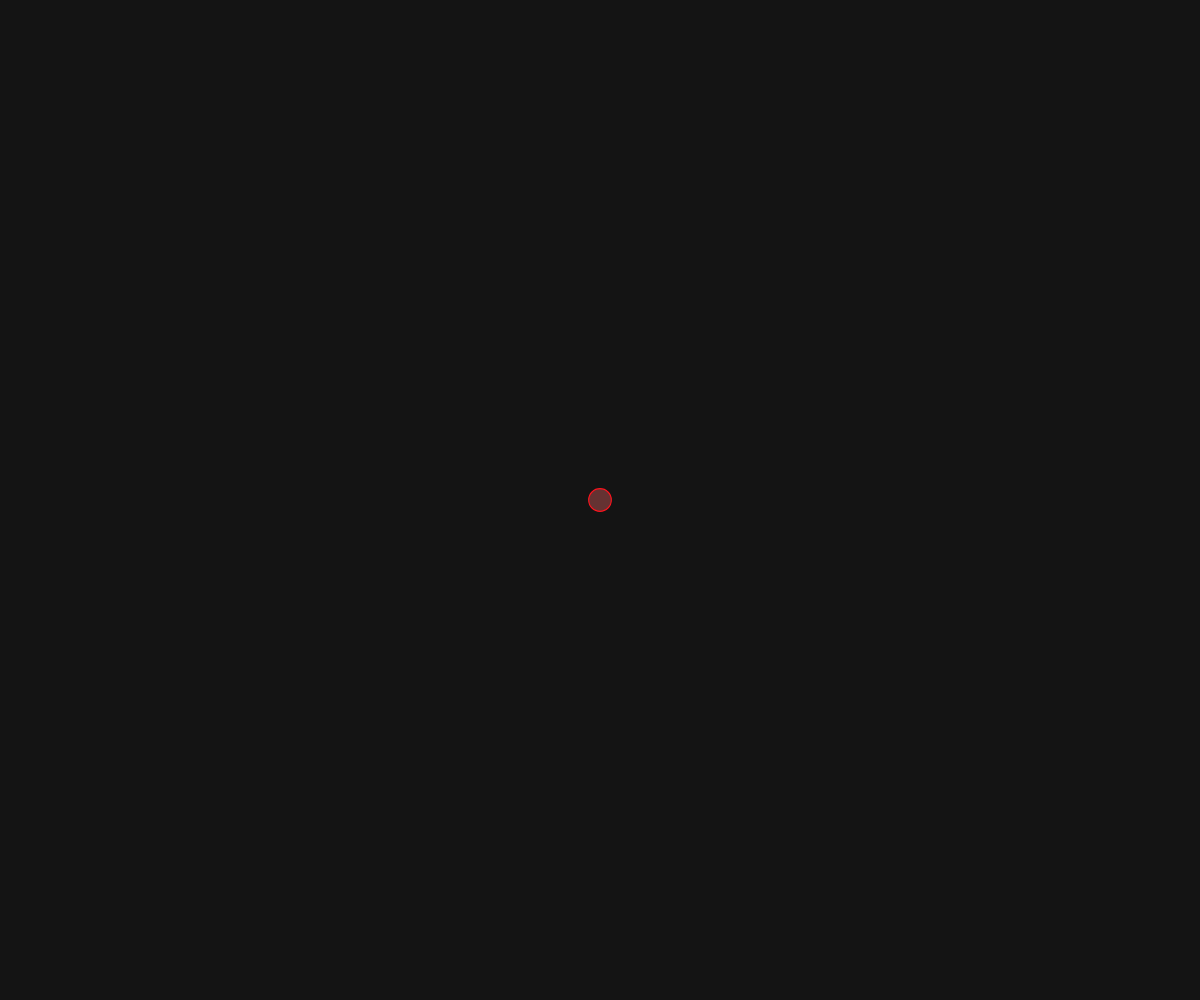
Frame 1 (no input)
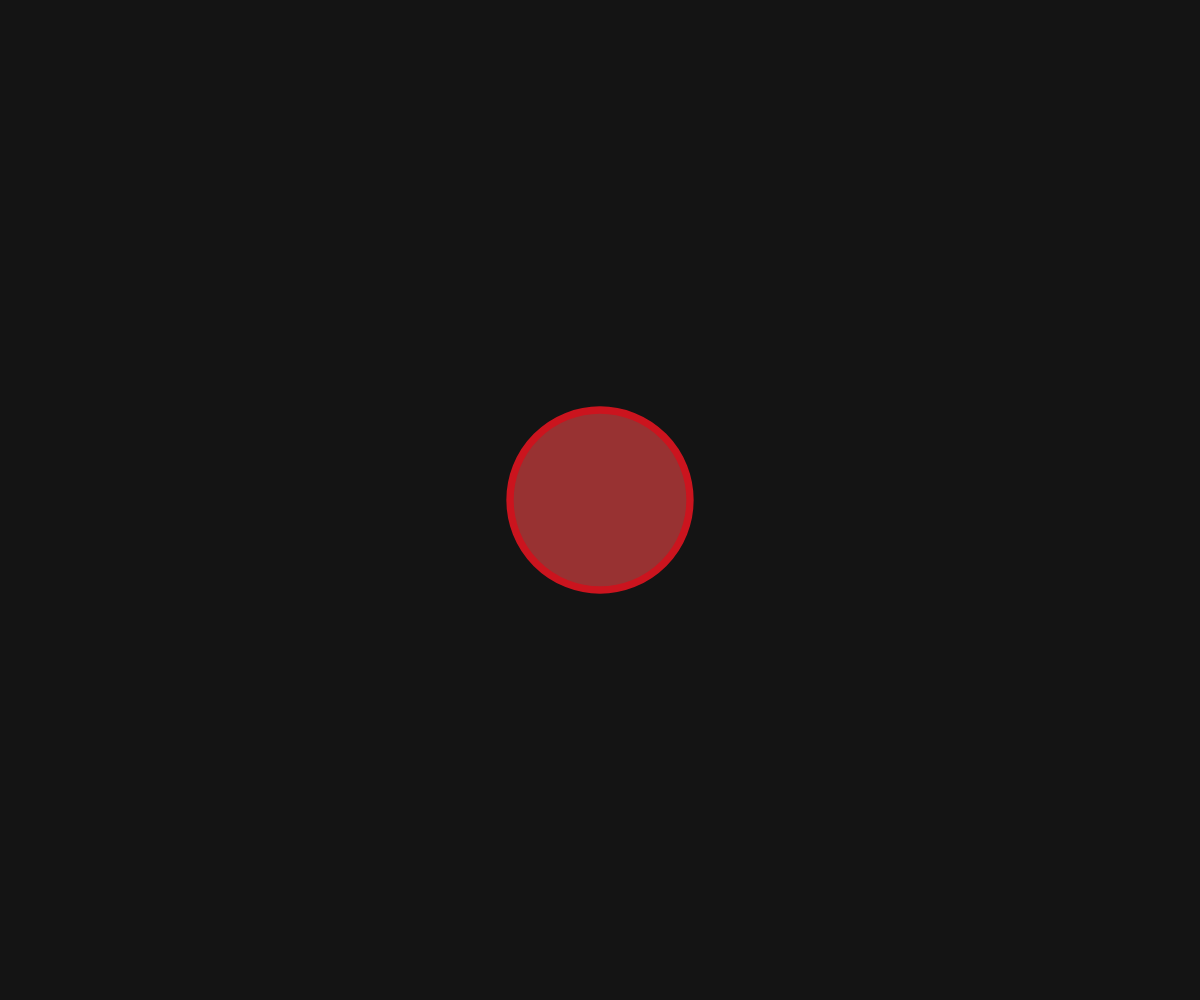
Frame 60 (no input)
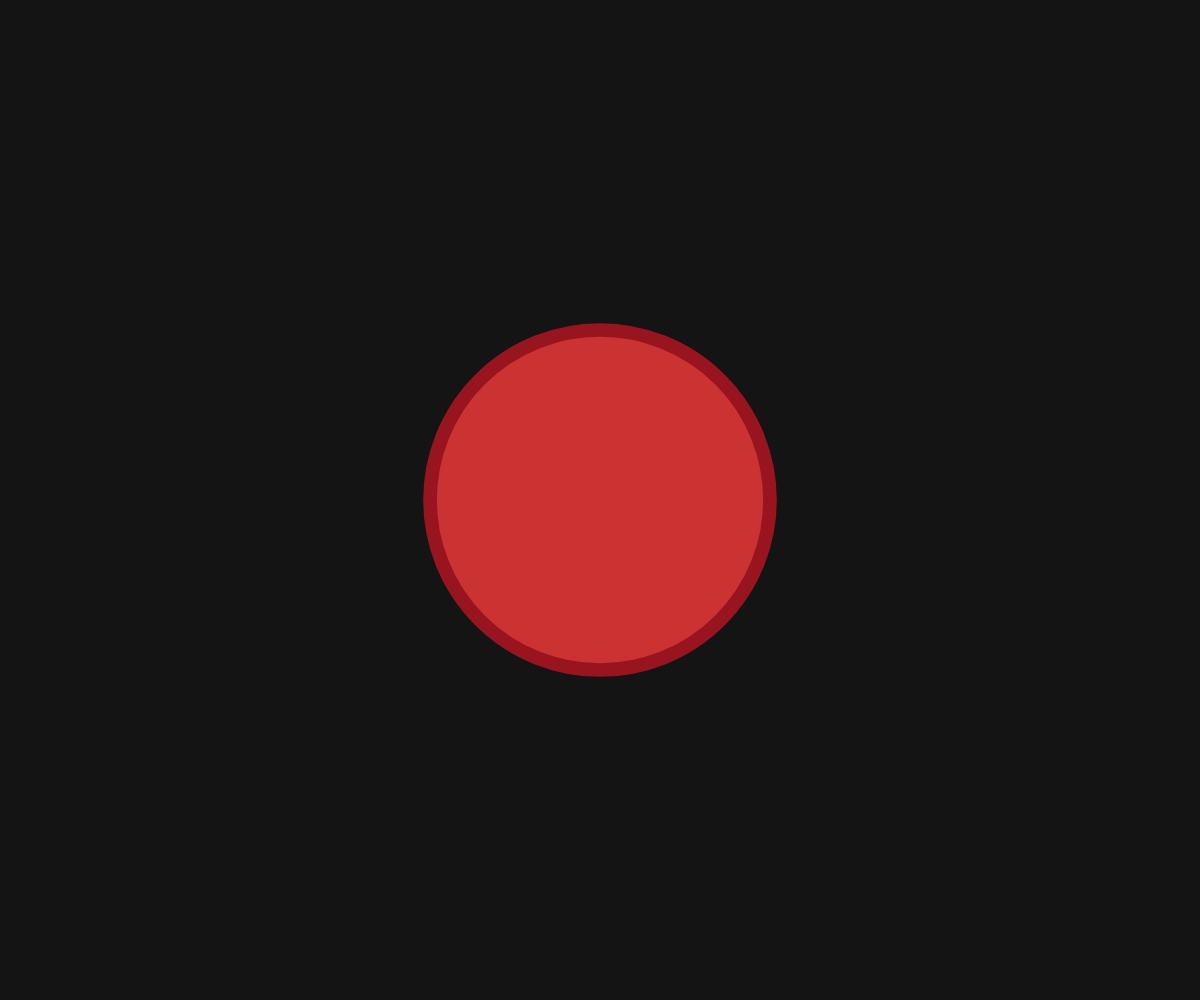
Frame 120 (the mouse pressed at the canvas centre since frame 60)

The p5.js sketch that drew these frames (run headless with seeded random() and noise() and a simulated clock; from frame 60 on, the mouse is pressed at the canvas centre):

// p5.js sketch
// ── sketch.js
// TODO: time with map() and mod

function setup() {
  createCanvas(windowWidth, windowHeight);
  
}

function draw() {
background(20);

// period of motion 
  let P = 3000;
  let counter = millis() % P;
  let md = map(counter, 0, P, 20, 500);
  let mr = map (counter, 0, P, 100, 255);
  let ms = map (counter, 0, P, 255, 100);
  let msw = map (counter, 0, P, 1, 20);


  fill(mr, 50, 50);
  stroke(ms, 20,30);
  strokeWeight(msw);

  ellipse(width / 2, height / 2, md);
  
}
